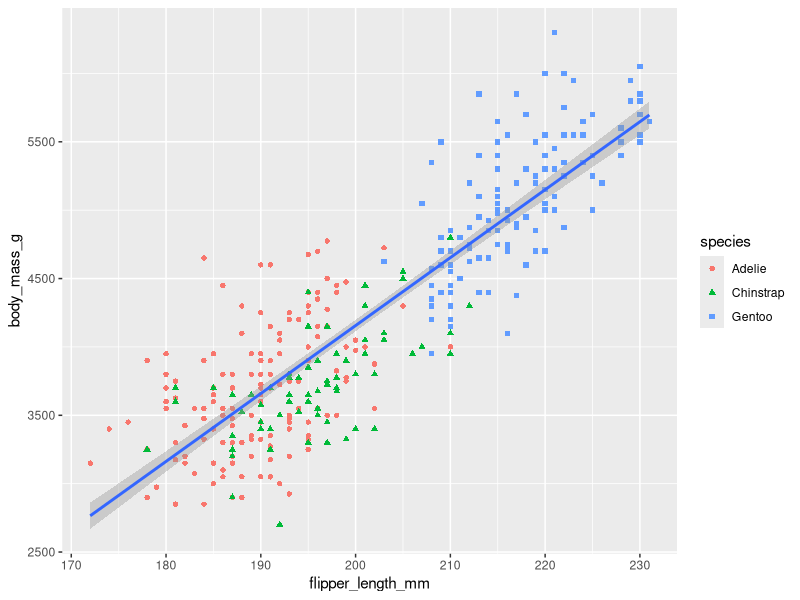
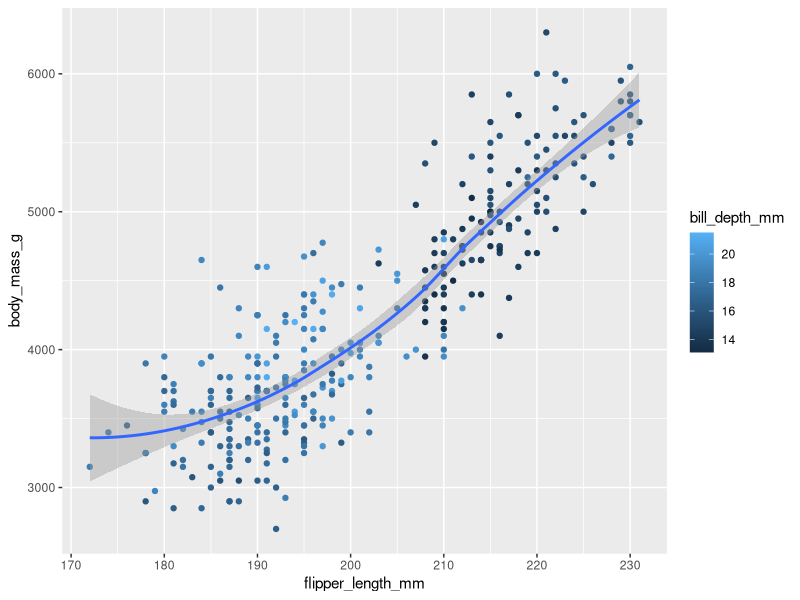
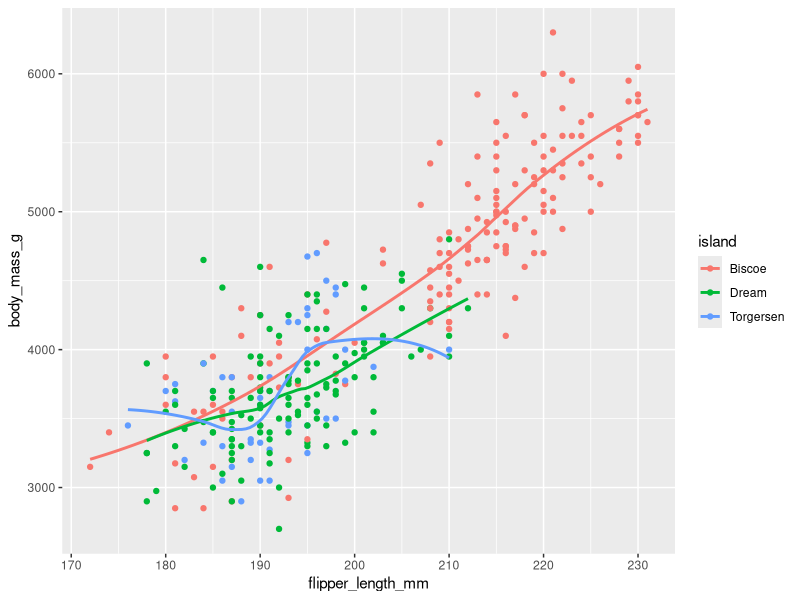
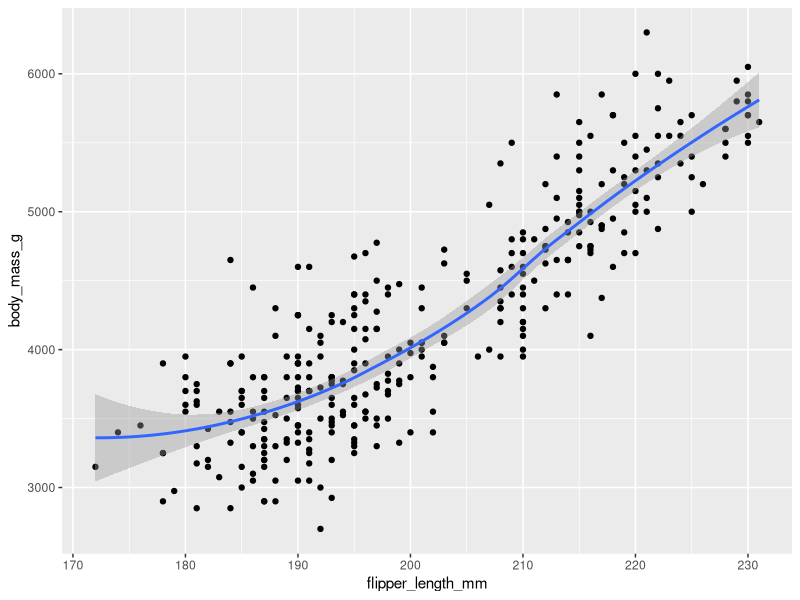
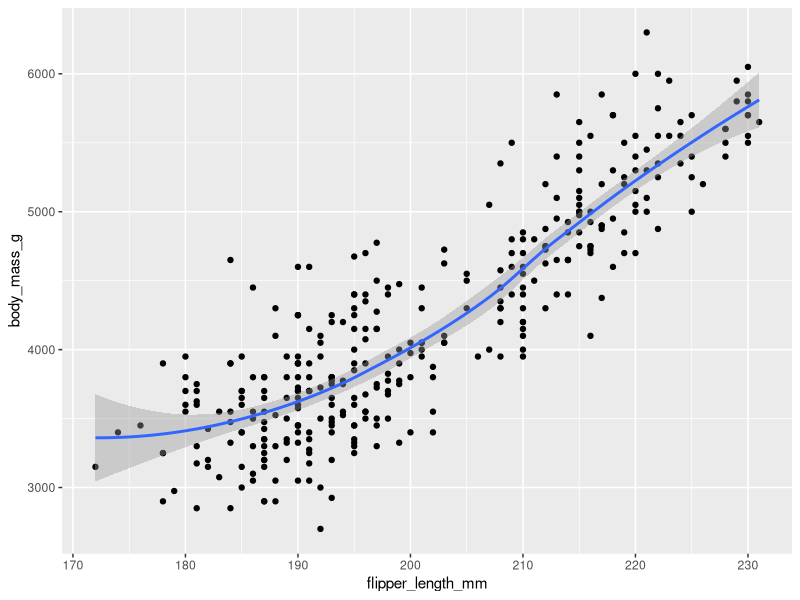
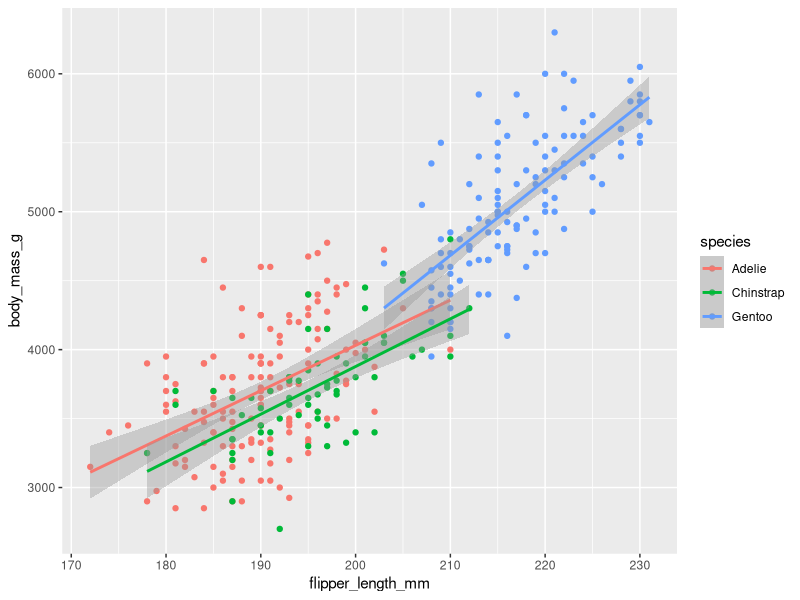

These charts were generated, in order, by the following R code:
## ---- chunk 1
# install.packages(
#     c(
#         "arrow", "babynames", "curl", "duckdb", "gapminder",
#         "ggrepel", "ggridges", "ggthemes", "hexbin", "janitor", "Lahman"
#     )
# )
## ---- chunk 2
install.packages("terra")
## ---- chunk 3
install.packages(
    c(
        "leaflet", "maps", "nycflights13", "openxlsx", "palmerpenguins",
        "repurrrsive", "tidymodels", "writexl"
    )
)
## ---- chunk 4
library(tidyverse)
## ---- chunk 5
library(tidyverse)
library(palmerpenguins)
library(ggthemes)
## ---- chunk 6
ggplot(
    data = penguins,
    mapping = aes(
        x = flipper_length_mm, 
        y = body_mass_g
    )
) + 
geom_point(mapping = aes(color = species, shape = species)) + 
geom_smooth(method = "lm")
## ---- chunk 7
?aes
## ---- chunk 8
ggplot(
    data = penguins,
    mapping = aes(
        x = flipper_length_mm,
        y = body_mass_g
    )
) +
geom_point(mapping = aes(color = bill_depth_mm)) +
geom_smooth()
## ---- chunk 9
ggplot(
  data = penguins,
  mapping = aes(x = flipper_length_mm, y = body_mass_g, color = island)
) +
  geom_point() +
  geom_smooth(se = FALSE)
## ---- chunk 10
ggplot(
  data = penguins,
  mapping = aes(x = flipper_length_mm, y = body_mass_g)
) +
  geom_point() +
  geom_smooth()
## ---- chunk 11
ggplot() +
  geom_point(
    data = penguins,
    mapping = aes(x = flipper_length_mm, y = body_mass_g)
  ) +
  geom_smooth(
    data = penguins,
    mapping = aes(x = flipper_length_mm, y = body_mass_g)
  )
## ---- chunk 12
ggplot(penguins, aes(x = flipper_length_mm, y = body_mass_g, color = species)) + 
  geom_point() + geom_smooth(method = "lm")
